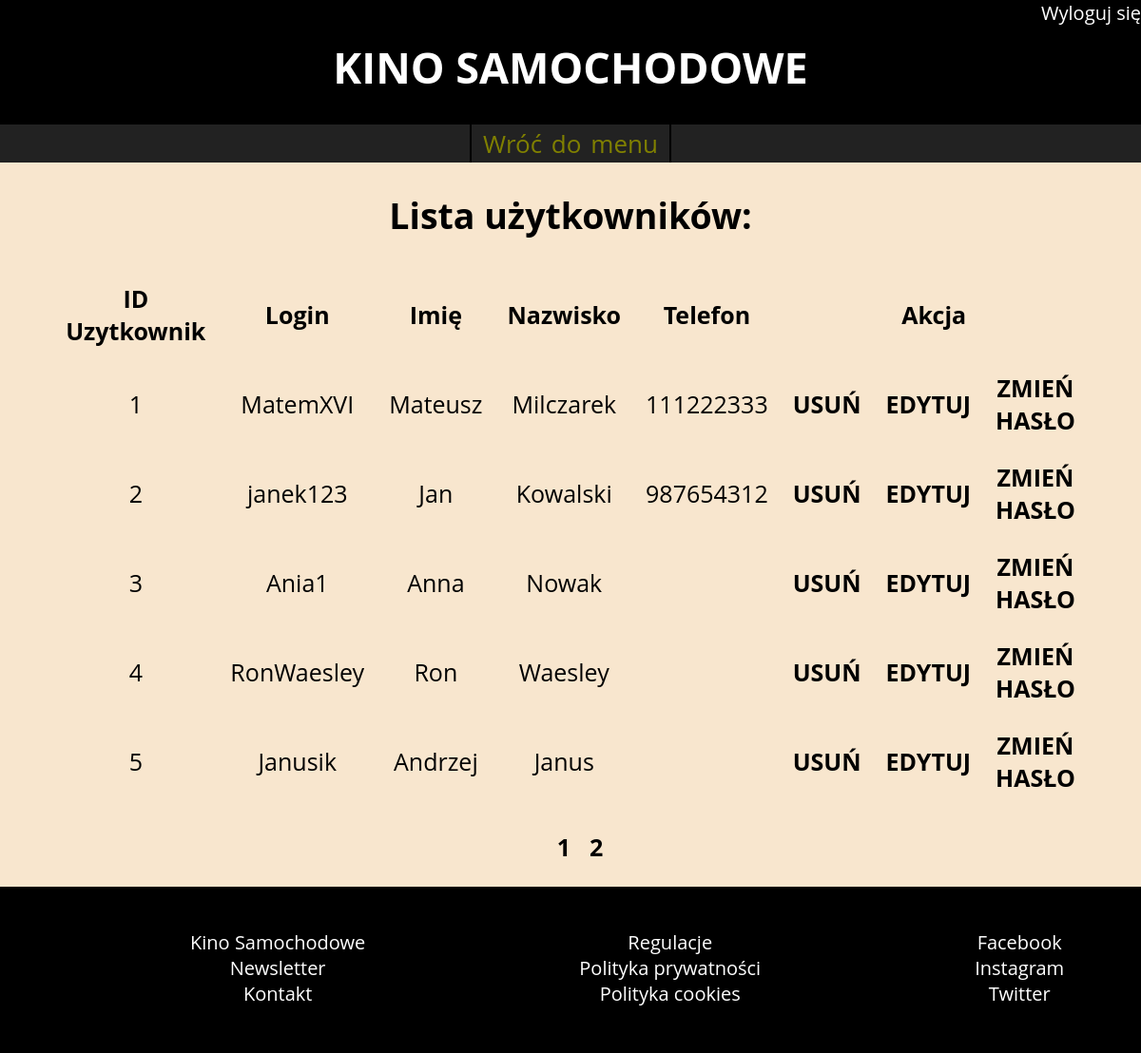
The page /administrator/uzytkownicy/index.php (signed in) on the database its author committed.
### tables this page shows
CREATE TABLE `uzytkownik` (
  `IDUzytkownika` int(11) NOT NULL,
  `imie` text NOT NULL,
  `nazwisko` text NOT NULL,
  `wiek` int(11) NOT NULL,
  `e-mail` text NOT NULL,
  `login` text NOT NULL,
  `haslo` text NOT NULL,
  `telefon` int(9) DEFAULT NULL
);

### administrator/uzytkownicy/index.php (the view, shortened to what this page needs)
<!doctype html>
<?php
	require_once('../../connect.php');
?>
<html>
    <head>
		<link rel="stylesheet" href="../../style.css">
    </head>
    <body>
		<header>
<?php		if(isset($_SESSION['admin'])){ 							?>
				<div id="logged">
					<ul>
						<li><a href='../logout.php'>Wyloguj się</a></li>
					</ul>
				</div>
<?php		}																?>
			<h1><a href='index.php'>KINO SAMOCHODOWE</a></h1>
			<nav class='administrator'>
				<a href='../'>Wróć do menu</a>
			</nav>
        </header>
		<section>
			<h2>Lista użytkowników:</h2>
				<?php
					$result=$mysqli->query('SELECT COUNT(IDUzytkownika) FROM uzytkownik');
					$row = $result->fetch_array();
					$count = $row[0];
					$page = isset($_GET['page']) ? intval($_GET['page']) - 1 : 0;
					$limit = 5;
					$from = $page * $limit;
					$allPage = ceil($count / $limit);
				    $result=$mysqli->query("SELECT * FROM uzytkownik LIMIT ".$from. " , ".$limit);
					if($result->num_rows > 0){
					?>
			<table align="center" class="lista">
				<tr><th>ID Uzytkownik</th><th>Login</th><th>Imię</th><th>Nazwisko</th><th>Telefon</th><th colspan="3">Akcja</th></tr>
				<?php
				while($row = mysqli_fetch_assoc($result)){ ?>
					<tr>
						<td><?php echo $row['IDUzytkownika'] ?></td>
						<td><?php echo $row['login'] ?></td>
						<td><?php echo $row['imie'] ?></td>
						<td><?php echo $row['nazwisko'] ?></td>
						<td><?php echo $row['telefon'] ?></td>
						<td><a href="?id_uzytkownika=<?php echo $row['IDUzytkownika'] ?>"><b>USUŃ</b></a></td>
						<td><a href="edytuj_uzytkownika.php?id_uzytkownika=<?php echo $row['IDUzytkownika'] ?>"><b>EDYTUJ</b></a></td>
						<td><a href="edytuj_haslo.php?id_uzytkownika=<?php echo $row['IDUzytkownika'] ?>"><b>ZMIEŃ HASŁO</b></a></td>
					</tr>
				<?php } ?>
				</table><p>
				<?php
				if($allPage > 1){
					for($i = 1; $i<=$allPage; $i++){
						echo "<span class='paginator'><a href='index.php?page=".$i."'><b>".$i."</b></a></span>";
					}
				}
				echo "</p>";
				}else{
					echo "<h2>Brak użytkowników</h2>";
				}
				?>
        </section>
		<footer>
			<ul>
				<li><a href>Kino Samochodowe</a></li>
				<li><a href>Newsletter</a></li>
				<li><a href>Kontakt</a></li>
			</ul>
			<ul>
				<li><a href>Regulacje</a></li>
				<li><a href>Polityka prywatności</a></li>
				<li><a href>Polityka cookies</a></li>
			</ul>
			<ul>
				<li><a href>Facebook</a></li>
				<li><a href>Instagram</a></li>
				<li><a href>Twitter</a></li>
			</ul><br>
        </footer>
    </body>
</html>

### style.css (style rules this page uses)
body { text-align:center; font-family:Open Sans; margin: 0; background-color:hsl(34, 76%, 89%); }
header { background-color:black; color:white; height:170px; }
#logged { height:40px; float:right; }
#logged ul { list-style: none; margin: 0; font-size:20px; }
#logged ul li { display: inline-block; }
header h1 { clear:both; font-size:45px; margin-top:0; }
nav { background-color:#222222; }
nav a { color:olive; word-spacing:3px; font-size:26px; border-right:2px solid black; padding: 2px 12px; display:inline-block; }
nav a:first-child { border-left:2px solid black; }
section { margin:20px 0; min-height:610px; font-size:25px; color:black; }
footer { background-color:black; color:white; margin:0 auto; height:175px; }
footer ul { float:left; list-style: none; padding:25px; padding-left:200px; font-size:20px; }
section a { color:black; }
a { text-decoration: none; color:white; }
table { text-align:left; }
table td { padding: 0 12px; }
.lista { width:75%; }
.lista td, .lista th { padding:12px; text-align:center; word-wrap: break-word; }
.paginator { margin-left:20px; }

### rows shown on the page
uzytkownik: IDUzytkownika "1", login "MatemXVI", imie "Mateusz", nazwisko "Milczarek", telefon "111222333"
uzytkownik: IDUzytkownika "2", login "janek123", imie "Jan", nazwisko "Kowalski", telefon "987654312"
uzytkownik: IDUzytkownika "3", login "Ania1", imie "Anna", nazwisko "Nowak"
uzytkownik: IDUzytkownika "4", login "RonWaesley", imie "Ron", nazwisko "Waesley"
uzytkownik: IDUzytkownika "5", login "Janusik", imie "Andrzej", nazwisko "Janus"
